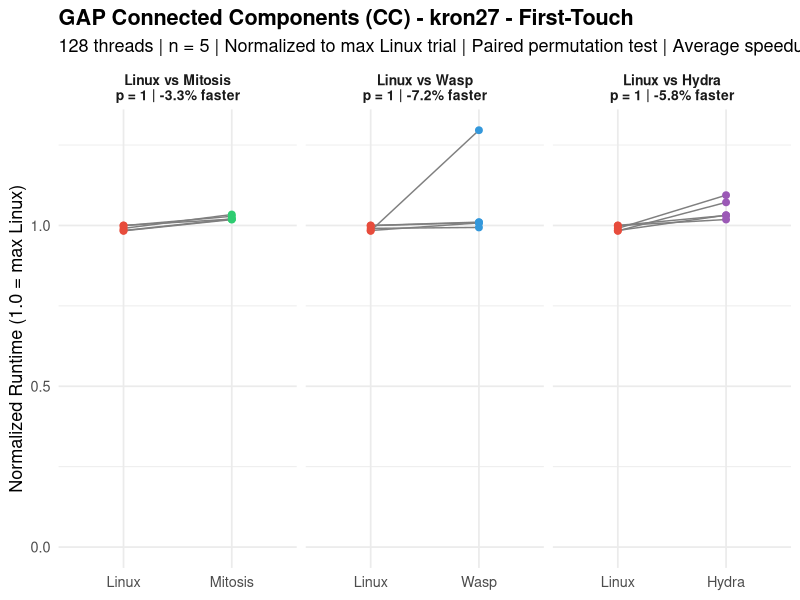
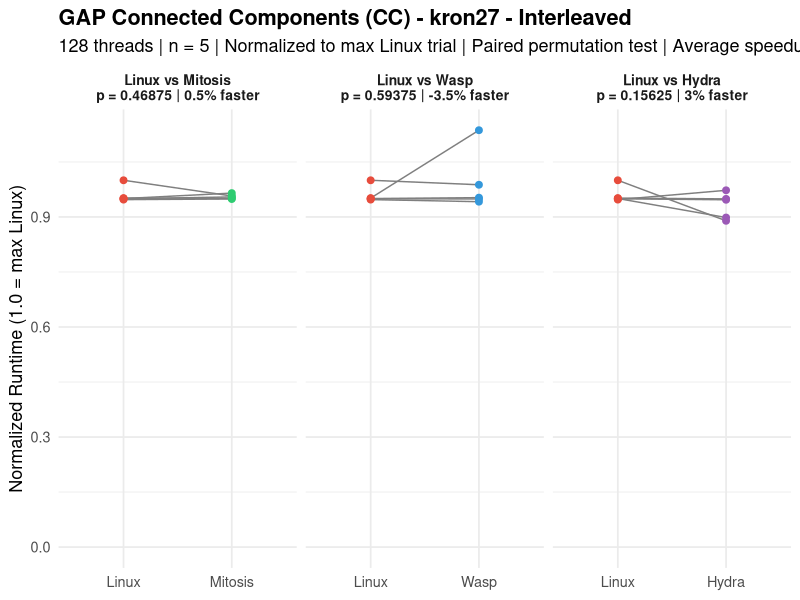
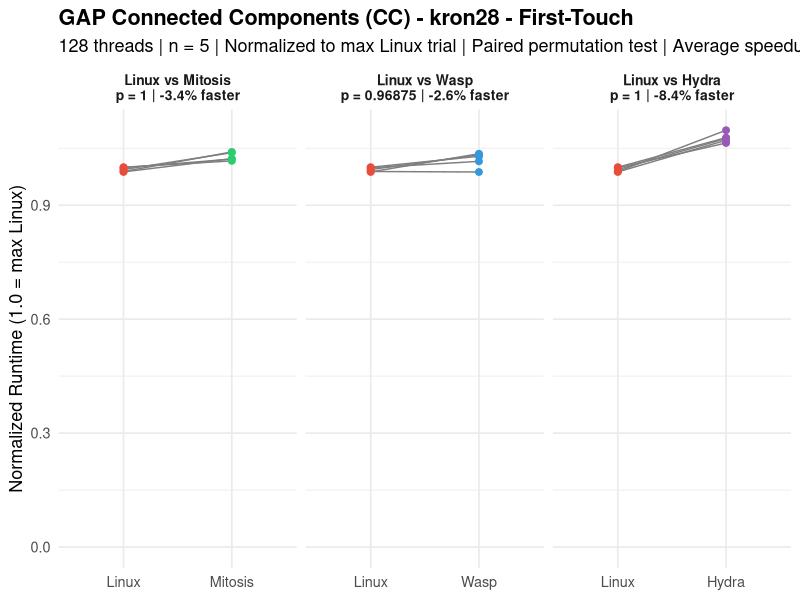
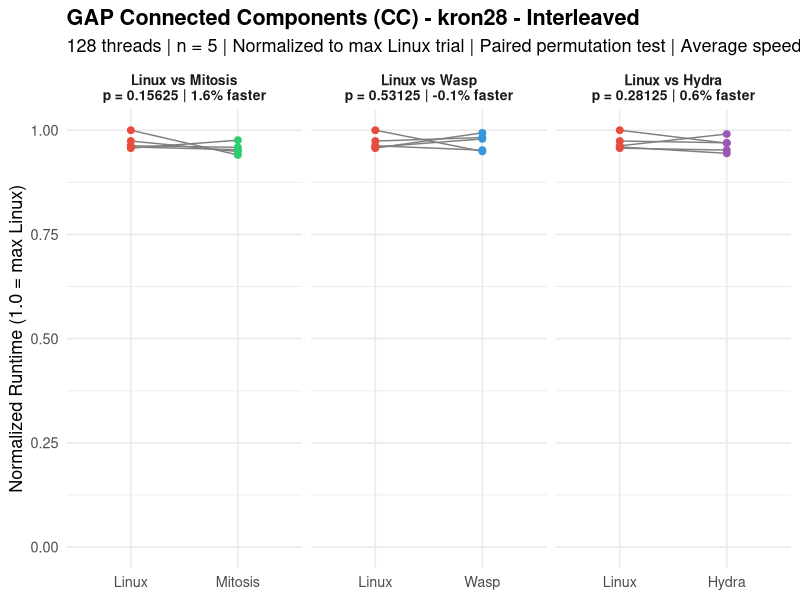
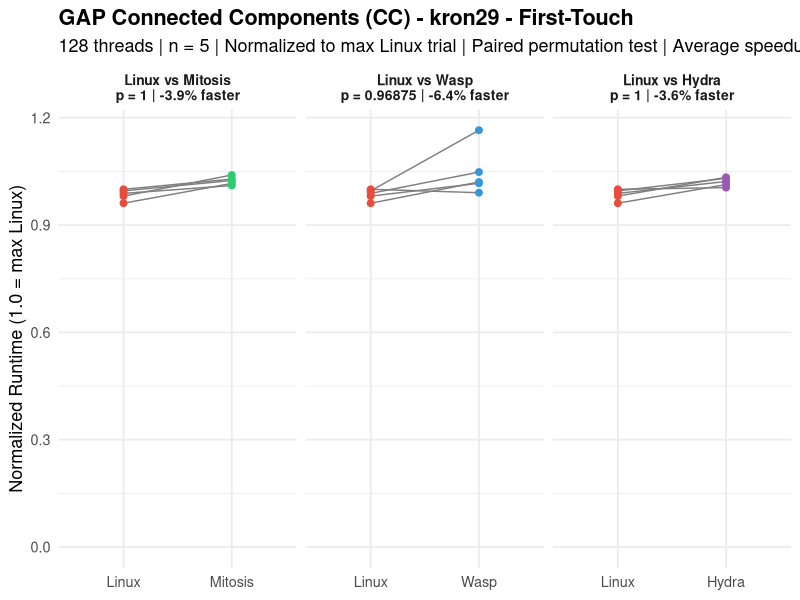
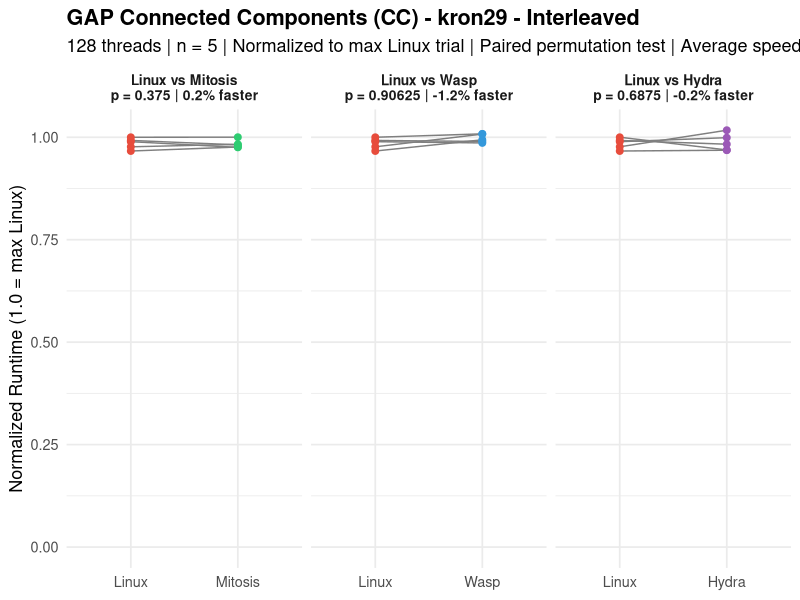
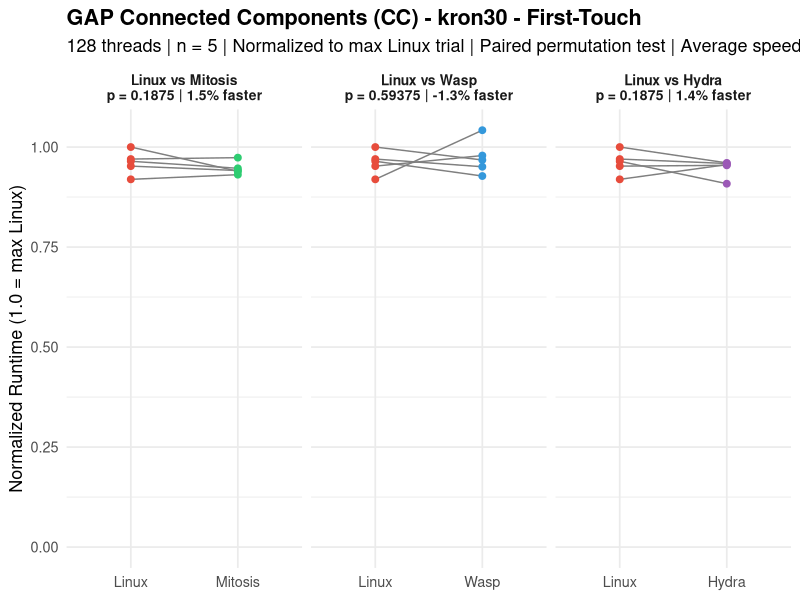
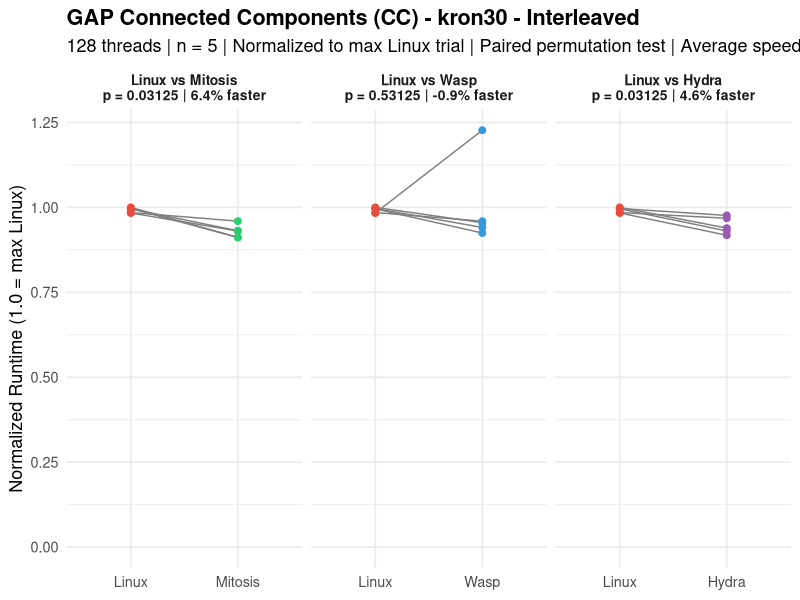

Write R code to recreate these figures, in order.



###############################################################################
###                              cc.R                                       ###
###############################################################################

library(ggplot2)

# =============================================================================
# RAW DATA: Trial Times (seconds) – Connected Components (bench_cc_mt)
# 128 threads, n=5, repl_order_9 for Hydra
# Source: rawdata.txt
# =============================================================================

data <- list(
  # --- LINUX First-Touch ---
  linux_ft_kron27  = c(0.33432, 0.33719, 0.33736, 0.33210, 0.33170),
  linux_ft_kron28  = c(0.60428, 0.61037, 0.60743, 0.60363, 0.61118),
  linux_ft_kron29  = c(1.21015, 1.20480, 1.19634, 1.16316, 1.18709),
  linux_ft_kron30  = c(2.09808, 2.21373, 2.17341, 2.28224, 2.20104),
  linux_ft_uni27   = c(1.18827, 1.16887, 1.15323, 1.15058, 1.17195),
  linux_ft_uni28   = c(2.45903, 2.49955, 2.56540, 2.55408, 2.52200),
  linux_ft_uni29   = c(5.47980, 5.45273, 5.55925, 5.50595, 5.45401),
  linux_ft_uni30   = c(12.10859, 12.12118, 12.08304, 12.19501, 12.17252),
  linux_ft_twitter = c(0.18231, 0.17170, 0.17307, 0.17776, 0.17210),
  linux_ft_web     = c(0.12921, 0.11152, 0.14532, 0.11367, 0.13373),
  linux_ft_road    = c(0.03938, 0.04308, 0.04179, 0.04394, 0.04215),
  
  # --- LINUX Interleaved ---
  linux_il_kron27  = c(0.25568, 0.26908, 0.25490, 0.25550, 0.25602),
  linux_il_kron28  = c(0.46972, 0.47812, 0.47114, 0.47250, 0.49086),
  linux_il_kron29  = c(0.92636, 0.91469, 0.93650, 0.92920, 0.90505),
  linux_il_kron30  = c(1.87866, 1.88115, 1.90174, 1.90381, 1.91024),
  linux_il_uni27   = c(0.76189, 0.73479, 0.74908, 0.74255, 0.73844),
  linux_il_uni28   = c(1.74240, 1.75118, 1.75498, 1.74074, 1.75582),
  linux_il_uni29   = c(4.10651, 4.04614, 4.06896, 4.08327, 4.06141),
  linux_il_uni30   = c(9.35257, 9.35723, 9.36331, 9.35796, 9.46177),
  linux_il_twitter = c(0.13059, 0.13006, 0.13119, 0.12852, 0.12938),
  linux_il_web     = c(0.07028, 0.06937, 0.06963, 0.06934, 0.06867),
  linux_il_road    = c(0.02967, 0.03030, 0.03044, 0.04164, 0.03055),
  
  # --- MITOSIS Replicated ---
  mitosis_ft_kron27  = c(0.34886, 0.34696, 0.34402, 0.34417, 0.34352),
  mitosis_ft_kron28  = c(0.63570, 0.62427, 0.63464, 0.62502, 0.62136),
  mitosis_ft_kron29  = c(1.24479, 1.24005, 1.22290, 1.23012, 1.25852),
  mitosis_ft_kron30  = c(2.12465, 2.22176, 2.14811, 2.14393, 2.16096),
  mitosis_ft_uni27   = c(1.25579, 1.21579, 1.28107, 1.23458, 1.25247),
  mitosis_ft_uni28   = c(2.54689, 2.49474, 2.47363, 2.51197, 2.49002),
  mitosis_ft_uni29   = c(6.02214, 5.81009, 5.98436, 5.90102, 5.89157),
  mitosis_ft_uni30   = c(13.26237, 13.32196, 13.18052, 13.27089, 13.21549),
  mitosis_ft_twitter = c(0.18049, 0.17791, 0.18010, 0.17678, 0.17723),
  mitosis_ft_web     = c(0.12836, 0.11718, 0.11773, 0.12013, 0.11819),
  mitosis_ft_road    = c(0.04078, 0.04251, 0.04212, 0.04227, 0.04184),
  
  # --- MITOSIS Replicated+Interleaved ---
  mitosis_il_kron27  = c(0.25968, 0.25756, 0.25533, 0.25687, 0.25584),
  mitosis_il_kron28  = c(0.47911, 0.46570, 0.46784, 0.47068, 0.46172),
  mitosis_il_kron29  = c(0.91337, 0.92042, 0.93662, 0.91907, 0.91425),
  mitosis_il_kron30  = c(1.77704, 1.83280, 1.77881, 1.74097, 1.74171),
  mitosis_il_uni27   = c(0.74402, 0.74084, 0.74025, 0.73736, 0.74931),
  mitosis_il_uni28   = c(1.73375, 1.74838, 1.73782, 1.74728, 1.74103),
  mitosis_il_uni29   = c(4.02504, 4.04885, 4.05882, 4.07201, 4.03096),
  mitosis_il_uni30   = c(9.31540, 9.35624, 9.29052, 9.26697, 9.34132),
  mitosis_il_twitter = c(0.13144, 0.13206, 0.13004, 0.12971, 0.12970),
  mitosis_il_web     = c(0.06971, 0.06858, 0.06930, 0.06887, 0.06879),
  mitosis_il_road    = c(0.03096, 0.03015, 0.03020, 0.03045, 0.03063),
  
  # --- WASP First-Touch ---
  wasp_ft_kron27  = c(0.33527, 0.34038, 0.34087, 0.34007, 0.43727),
  wasp_ft_kron28  = c(0.60347, 0.62062, 0.63099, 0.63286, 0.62883),
  wasp_ft_kron29  = c(1.19862, 1.40999, 1.26841, 1.23482, 1.23059),
  wasp_ft_kron30  = c(2.37828, 2.16981, 2.23374, 2.20839, 2.11691),
  wasp_ft_uni27   = c(1.11689, 1.11587, 1.12409, 1.12318, 1.11606),
  wasp_ft_uni28   = c(2.55775, 2.52966, 2.53246, 2.52459, 2.47480),
  wasp_ft_uni29   = c(5.46369, 5.69698, 5.72876, 5.72185, 5.70470),
  wasp_ft_uni30   = c(13.00939, 12.94447, 12.68042, 12.82998, 12.62236),
  wasp_ft_twitter = c(0.18163, 0.17186, 0.17432, 0.17254, 0.17664),
  wasp_ft_web     = c(0.12749, 0.11511, 0.11400, 0.11412, 0.11218),
  wasp_ft_road    = c(0.05861, 0.04301, 0.04140, 0.04249, 0.04187),
  
  # --- WASP Interleaved ---
  wasp_il_kron27  = c(0.25634, 0.26579, 0.25337, 0.25540, 0.30581),
  wasp_il_kron28  = c(0.48778, 0.48226, 0.48061, 0.46740, 0.46592),
  wasp_il_kron29  = c(0.92352, 0.94378, 0.94426, 0.92688, 0.93075),
  wasp_il_kron30  = c(2.34424, 1.83257, 1.76604, 1.79748, 1.82377),
  wasp_il_uni27   = c(0.73522, 0.73883, 0.74124, 0.73380, 0.74116),
  wasp_il_uni28   = c(1.87841, 1.74229, 1.73700, 1.75124, 1.75105),
  wasp_il_uni29   = c(4.11585, 4.03830, 4.03221, 4.06124, 4.05638),
  wasp_il_uni30   = c(9.29679, 9.28747, 9.32106, 9.32014, 9.37765),
  wasp_il_twitter = c(0.12882, 0.13339, 0.12998, 0.13955, 0.12865),
  wasp_il_web     = c(0.07056, 0.07019, 0.06941, 0.06937, 0.07045),
  wasp_il_road    = c(0.02987, 0.03020, 0.03050, 0.03047, 0.03095),
  
  # --- HYDRA Replicated (repl_order_9) ---
  hydra_ft_kron27  = c(0.36914, 0.34359, 0.34791, 0.34817, 0.36161),
  hydra_ft_kron28  = c(0.67069, 0.65018, 0.65746, 0.65463, 0.65877),
  hydra_ft_kron29  = c(1.21586, 1.24727, 1.23666, 1.22624, 1.25073),
  hydra_ft_kron30  = c(2.18219, 2.18830, 2.17792, 2.19172, 2.07314),
  hydra_ft_uni27   = c(1.18717, 1.21247, 1.20780, 1.20146, 1.21323),
  hydra_ft_uni28   = c(2.49349, 2.49622, 2.50323, 2.50483, 2.50630),
  hydra_ft_uni29   = c(5.71528, 5.79724, 5.88380, 5.78073, 5.76615),
  hydra_ft_uni30   = c(13.02523, 13.16519, 13.24926, 13.48782, 13.07836),
  hydra_ft_twitter = c(0.18016, 0.17822, 0.17699, 0.17940, 0.17606),
  hydra_ft_web     = c(0.11971, 0.11806, 0.13615, 0.11644, 0.13770),
  hydra_ft_road    = c(0.03986, 0.04351, 0.04288, 0.04293, 0.04314),
  
  # --- HYDRA Replicated+Interleaved (repl_order_9) ---
  hydra_il_kron27  = c(0.24175, 0.23935, 0.26174, 0.25478, 0.25545),
  hydra_il_kron28  = c(0.46746, 0.47608, 0.46362, 0.48639, 0.47549),
  hydra_il_kron29  = c(0.93557, 0.95258, 0.90745, 0.92060, 0.90686),
  hydra_il_kron30  = c(1.75343, 1.84890, 1.77762, 1.86501, 1.79378),
  hydra_il_uni27   = c(0.74274, 0.73695, 0.73650, 0.74413, 0.73997),
  hydra_il_uni28   = c(1.75516, 1.77303, 1.74849, 1.74639, 1.73972),
  hydra_il_uni29   = c(4.04427, 4.04295, 4.05114, 4.02582, 4.05104),
  hydra_il_uni30   = c(9.39343, 9.34908, 9.33556, 9.32547, 9.36958),
  hydra_il_twitter = c(0.13787, 0.13057, 0.13137, 0.13000, 0.12967),
  hydra_il_web     = c(0.06916, 0.06829, 0.06829, 0.06842, 0.06892),
  hydra_il_road    = c(0.03005, 0.03039, 0.04955, 0.03045, 0.03059)
)

# =============================================================================
# PAIRED PERMUTATION TEST (exact, one-sided: Linux slower → diff > 0)
# =============================================================================

perm_test <- function(baseline, treatment) {
  d <- baseline - treatment
  obs <- mean(d)
  n <- length(d)
  perm_stats <- numeric(2^n)
  for (i in 0:(2^n - 1)) {
    signs <- 2 * as.integer(intToBits(i)[1:n]) - 1
    perm_stats[i + 1] <- mean(signs * abs(d))
  }
  p <- mean(perm_stats >= obs)
  return(list(obs = obs, p = p))
}

# =============================================================================
# RUN ALL TESTS
# =============================================================================

graphs <- c("kron27", "kron28", "kron29", "kron30",
            "uni27", "uni28", "uni29", "uni30",
            "twitter", "web", "road")
policies <- c("ft", "il")
policy_labels <- c(ft = "First-Touch", il = "Interleaved")
systems <- c("mitosis", "wasp", "hydra")

results <- data.frame()

pdf("cc_mt.pdf", width = 10, height = 5)

for (graph in graphs) {
  for (pol in policies) {
    linux_key <- paste0("linux_", pol, "_", graph)
    for (sys in systems) {
      sys_key <- paste0(sys, "_", pol, "_", graph)
      res <- perm_test(data[[linux_key]], data[[sys_key]])
      results <- rbind(results, data.frame(
        Graph = graph,
        Policy = policy_labels[pol],
        Comparison = paste("Linux vs", tools::toTitleCase(sys)),
        MeanDiff = round(res$obs, 5),
        p_value = res$p,
        stringsAsFactors = FALSE
      ))
    }
  }
}

# Print results table
cat("\n====== PAIRED PERMUTATION TEST RESULTS (exact, one-sided) ======\n")
cat("Connected Components (bench_cc_mt)\n")
cat("128 threads | 5 trials | repl_order_9 for Hydra\n\n")
print(results, row.names = FALSE)

# Count significant results
cat("\n\nSignificant (p < 0.05):", sum(results$p_value < 0.05), "of", nrow(results), "\n")
cat("Non-significant (p >= 0.05):", sum(results$p_value >= 0.05), "of", nrow(results), "\n")

# =============================================================================
# PLOTS: One per graph per policy, with 3 facets (Mitosis, WASP, Hydra)
# =============================================================================

for (graph in graphs) {
  for (pol in policies) {
    linux_key <- paste0("linux_", pol, "_", graph)
    max_linux <- max(data[[linux_key]])
    df_list <- list()
    
    for (sys in systems) {
      sys_key <- paste0(sys, "_", pol, "_", graph)
      res <- perm_test(data[[linux_key]], data[[sys_key]])
      sys_label <- tools::toTitleCase(sys)
      pct <- round(res$obs / mean(data[[linux_key]]) * 100, 1)
      label <- paste0("Linux vs ", sys_label,
                      "\np = ", res$p,
                      " | ", pct, "% faster")
      df_list[[sys]] <- data.frame(
        Trial = rep(1:5, 2),
        Zeit = c(data[[linux_key]] / max_linux, data[[sys_key]] / max_linux),
        Bedingung = factor(rep(c("Linux", sys_label), each = 5),
                           levels = c("Linux", sys_label)),
        Vergleich = label
      )
    }
    
    df <- do.call(rbind, df_list)
    df$Vergleich <- factor(df$Vergleich, levels = unique(df$Vergleich))
    
    p <- ggplot(df, aes(x = Bedingung, y = Zeit)) +
      geom_line(aes(group = Trial), color = "gray50", linewidth = 0.5) +
      geom_point(aes(color = Bedingung), size = 2) +
      scale_color_manual(values = c("Linux" = "#E74C3C",
                                    "Mitosis" = "#2ECC71",
                                    "Wasp" = "#3498DB",
                                    "Hydra" = "#9B59B6")) +
      coord_cartesian(ylim = c(0, NA)) +
      facet_wrap(~ Vergleich, scales = "free_x") +
      labs(
        title = paste0("GAP Connected Components (CC) - ",
                       graph, " - ", policy_labels[pol]),
        subtitle = "128 threads | n = 5 | Normalized to max Linux trial | Paired permutation test | Average speedup",
        x = NULL,
        y = "Normalized Runtime (1.0 = max Linux)"
      ) +
      theme_minimal(base_size = 13) +
      theme(legend.position = "none",
            plot.title = element_text(face = "bold"),
            strip.text = element_text(face = "bold", size = 10))
    
    print(p)
  }
}

dev.off()
cat("Saved all plots to cc_mt.pdf\n")
